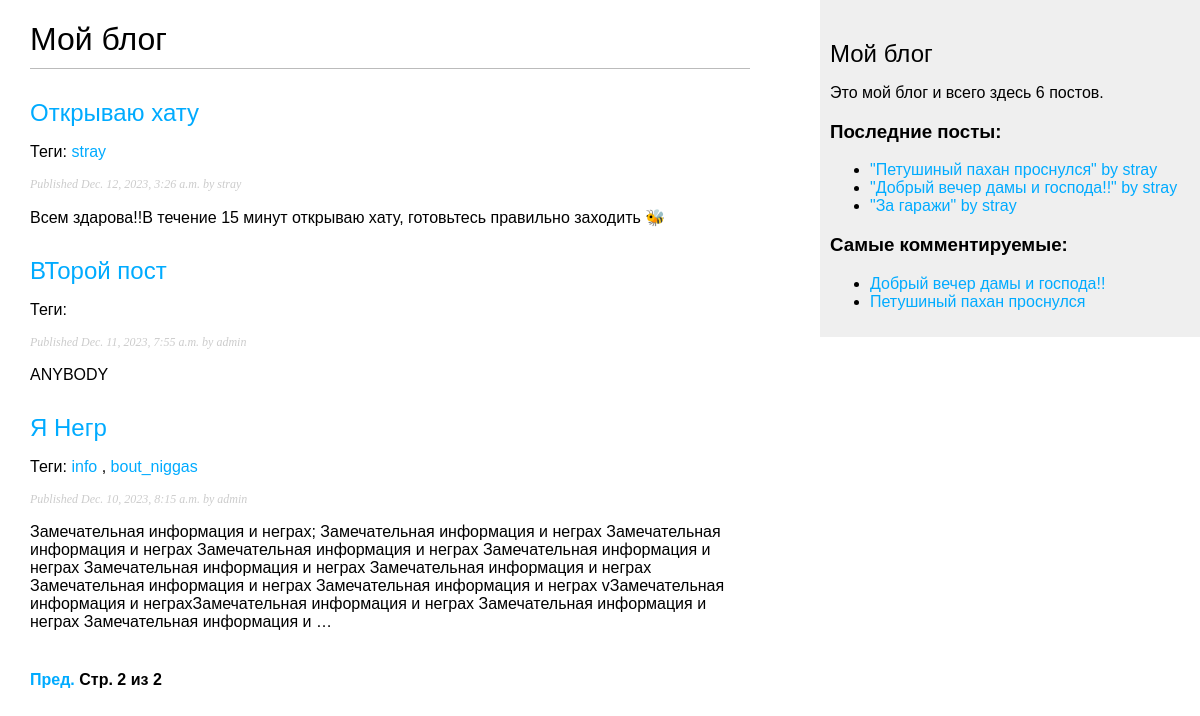
The page /blog/?page=2 on the database as committed earlier.
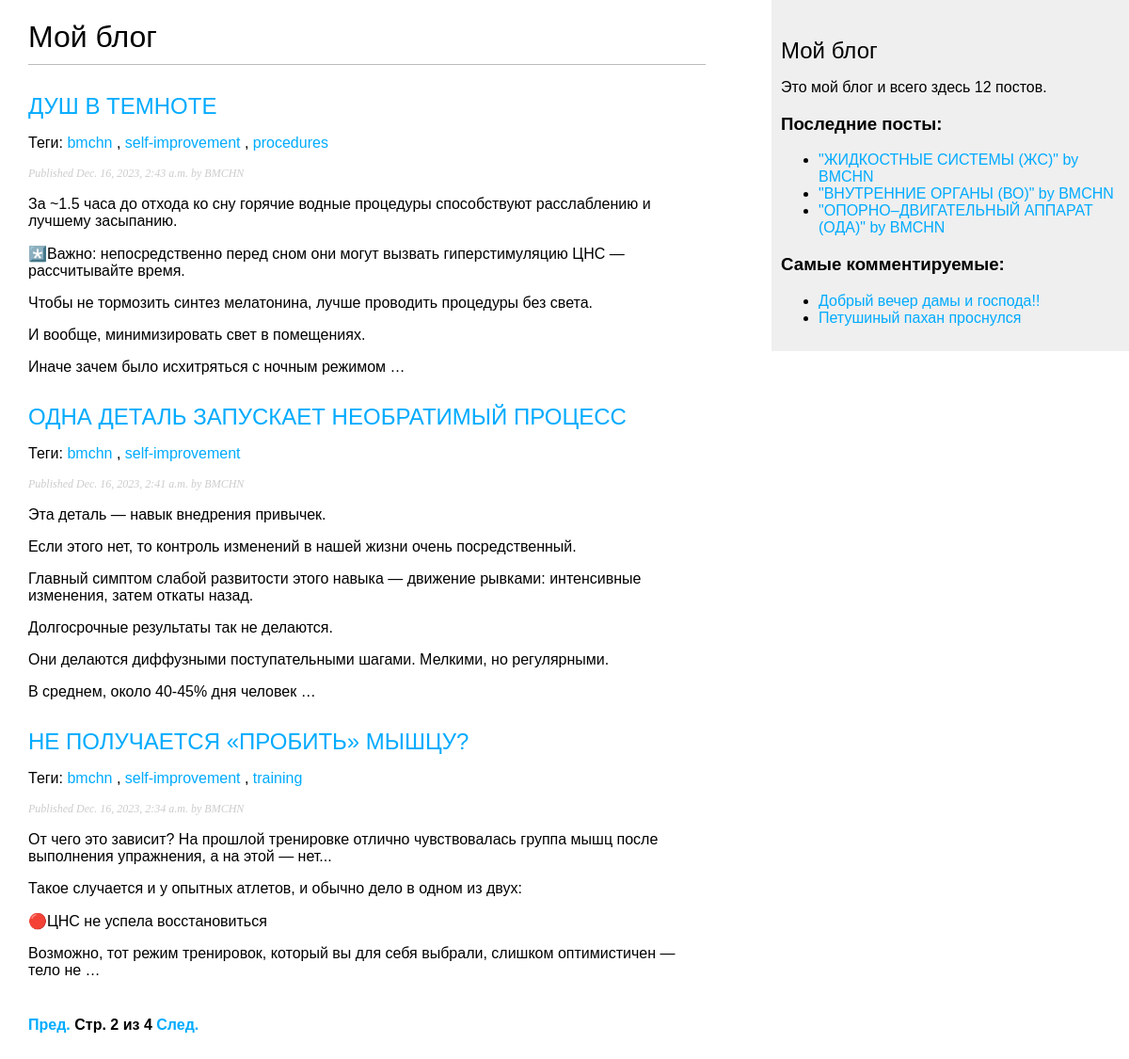
The same page on the database as committed later.
### blog/models.py (models this page shows, shortened)
class Post(models.Model):
    class Status(models.TextChoices):
        DRAFT = 'DF', 'Draft'  # Можно обращаться как Post.Status.choices(both)(like items)/labels(1)/values(DF, PB)
        PUBLISHED = 'PB', 'Published'  # короче эта хуйня это буквально словарь (словарь = key, value)
    title = models.CharField(max_length=250)
    slug = models.SlugField(max_length=250,
                            unique_for_date='publish')  # Сверяет уникальность по Дате
    author = models.ForeignKey(User,
                               on_delete=models.CASCADE,
                               related_name='blog_posts')
    body = models.TextField()
    publish = models.DateTimeField(default=timezone.now)
    created = models.DateTimeField(auto_now_add=True)
    updated = models.DateTimeField(auto_now=True)
    status = models.CharField(max_length=2,
                              choices=Status.choices,
                              default=Status.DRAFT)
    objects = models.Manager()
    published = PublishedManager()
    class Meta:
        ordering = ['-publish']  # сортирован по паблишу (время публикации поста), но в обратном порядке (-)
        indexes = [
            models.Index(fields=['-publish'])
        ]
    def get_absolute_url(self):
        return reverse('blog:post_detail', args=[self.publish.year, self.publish.month, self.publish.day, self.slug])
    tags = TaggableManager()

### blog/views.py (the view)
# urls.py: path('', views.post_list, name='post_list'),  # Не принимает аргументов и соотносится с представлением post_list
def post_list(request, tag_slug=None):
    post_list = Post.published.all()
    tag = None
    if tag_slug:
        tag = get_object_or_404(Tag, slug=tag_slug)  # Извлекается Тег с переданным tag_slug
        post_list = post_list.filter(tags__in=[tag])
    paginator = Paginator(post_list, 3)  # разбивает список постов на страницы, содержащие по 3 поста каждая
    page_number = request.GET.get('page', 1)  # запрошенный номер страницы, если такой нет, то по умолчанию 1-ая стр.
    try:
        posts = paginator.page(page_number)  # получаем объект страницы с постами для указанного номера страницы
    except PageNotAnInteger:
        posts = paginator.page(1)  # Если не целое число, выдаем первую страницу
    except EmptyPage:
        posts = paginator.page(paginator.num_pages)  # num_pages = число страниц -> будет как ласт страница
    return render(request,
                  'blog/post/list.html',
                  {'posts': posts,
                   'tag': tag})

### blog/models.py (called while the page is built)
    def get_queryset(self):
        return super().get_queryset().filter(status=Post.Status.PUBLISHED)

### blog/templatetags/blog_tags.py (called while the page is built)
@register.simple_tag  # регистрирует функцию как простой тег шаблона
def total_posts():
    return Post.published.count()

@register.inclusion_tag('blog/post/latest_posts.html')
def show_latest_posts(count=3):  # Последние count постов
    latest_posts = Post.published.order_by('-publish')[:count]
    return {'latest_posts': latest_posts}  # отправляем данную хуйнюшку на latest_posts.html, как в render`е

@register.simple_tag
def get_most_commented_posts(count=3):
    return Post.published.annotate(
        total_comments=Count('comments')
    ).exclude(total_comments=0).order_by('-total_comments')[:count]

@register.filter(name='markdown')
def markdown_format(text):  # Принимает text в формате markdown
    return mark_safe(markdown.markdown(text))  # С помощью markdown преобразует в HTML -> помечается безопасным файлом через mark_safe хуй знает нахуя

### blog/templates/blog/post/list.html (shortened to what this page needs)
{% extends "blog/base.html" %}
{% load blog_tags %}
{% block content %}
  <h1>Мой блог</h1>
  {% for post in posts %}
    <h2>
      <a href="{{ post.get_absolute_url }}">
        {{ post.title }}
      </a>
    </h2>
    <p class="tags">
      Теги:
      {% for tag in post.tags.all %}
        <a href="{% url 'blog:post_list_by_tag' tag.slug %}">
          {{ tag.name }}
        </a>
        {% if not forloop.last %}, {% endif %}
      {% endfor %}
    </p>
    <p class="date">
      Published {{ post.publish }} by {{ post.author }}
    </p>
    {{ post.body|markdown|truncatewords_html:50 }}
  {% endfor %}
  {% include "pagination.html" with page=posts %}
{% endblock %}

### blog/templates/blog/base.html (shortened to what this page needs)
{% load blog_tags %}
{% load static %}
<!DOCTYPE html>
<html>
<head>
  <link href="{% static 'css/blog.css' %}" rel="stylesheet">
</head>
<body>
  <div id="content">
    {% block content %}
    {% endblock %}
  </div>
  <div id="sidebar">
    <h2>Мой блог</h2>
    <p>Это мой блог и всего здесь {% total_posts %} постов.</p>
    <h3>Последние посты:</h3>
    {% show_latest_posts %}
    <h3>Самые комментируемые:</h3>
    {% get_most_commented_posts as most_commented_posts %}
    <ul>
      {% for post in most_commented_posts %}
        <li>
          <a href="{{ post.get_absolute_url }}">{{ post.title }}</a>
        </li>
      {% endfor %}
    </ul>
  </div>
</body>
</html>

### blog/templates/blog/post/latest_posts.html
<ul>
  {% for post in latest_posts %}
    <li>
      <a href="{{ post.get_absolute_url }}">
        "{{ post.title }}" by {{ post.author }}
      </a>
    </li>
  {% endfor %}
</ul>

Rows that differ between the two databases and show on the page:
no longer on this page (row unchanged): Post: title "Открываю хату", publish "Dec. 12, 2023, 3:26 a.m.", author "stray", body "Всем здарова!!В течение 15 минут открываю хату, готовьтесь правильно заходить 🐝", shown under "Мой блог"
no longer on this page (row unchanged): Tag: name "stray", shown under "Открываю хату"
no longer on this page (row unchanged): Post: title "ВТорой пост", publish "Dec. 11, 2023, 7:55 a.m.", author "admin", body "ANYBODY", shown under "Мой блог"
no longer on this page (row unchanged): Post: title "Я Негр", publish "Dec. 10, 2023, 8:15 a.m.", author "admin", body "Замечательная информация и неграх; Замечательная информация и неграх Замечательная информация и неграх Замечательная информация и неграх Замечательная информация и неграх Замечательная информация и неграх Замечательная информация и неграх Замечательная информация и неграх Замечательная информация и неграх vЗамечательная информация и неграхЗамечательная информация и неграх Замечательная информация и неграх Замечательная информация и …", shown under "Мой блог"
no longer on this page (row unchanged): Tag: name "info", shown under "Я Негр"
no longer on this page (row unchanged): Tag: name "bout_niggas", shown under "Я Негр"
no longer on this page (row unchanged): Post: title "За гаражи", author "stray", shown under "Последние посты:"
no longer on one of the page's lists (row unchanged): Post: title "Добрый вечер дамы и господа!!", author "stray"
no longer on one of the page's lists (row unchanged): Post: title "Петушиный пахан проснулся", author "stray"
added Post: title "ДУШ В ТЕМНОТЕ", publish "Dec. 16, 2023, 2:43 a.m.", author "BMCHN", body "За ~1.5 часа до отхода ко сну горячие водные процедуры способствуют расслаблению и лучшему засыпанию. *️⃣Важно: непосредственно перед сном они могут вызвать гиперстимуляцию ЦНС — рассчитывайте время. Чтобы не тормозить синтез мелатонина, лучше проводить процедуры без света. И вообще, минимизировать свет в помещениях. Иначе зачем было исхитряться с ночным режимом …", shown under "Мой блог"
added Tag: name "bmchn"
added Tag: name "self-improvement"
added Tag: name "procedures", shown under "ДУШ В ТЕМНОТЕ"
added Post: title "ОДНА ДЕТАЛЬ ЗАПУСКАЕТ НЕОБРАТИМЫЙ ПРОЦЕСС", publish "Dec. 16, 2023, 2:41 a.m.", author "BMCHN", body "Эта деталь — навык внедрения привычек. Если этого нет, то контроль изменений в нашей жизни очень посредственный. Главный симптом слабой развитости этого навыка — движение рывками: интенсивные изменения, затем откаты назад. Долгосрочные результаты так не делаются. Они делаются диффузными поступательными шагами. Мелкими, но регулярными. В среднем, около 40-45% дня человек …", shown under "Мой блог"
added Post: title "НЕ ПОЛУЧАЕТСЯ «ПРОБИТЬ» МЫШЦУ?", publish "Dec. 16, 2023, 2:34 a.m.", author "BMCHN", body "От чего это зависит? На прошлой тренировке отлично чувствовалась группа мышц после выполнения упражнения, а на этой — нет... Такое случается и у опытных атлетов, и обычно дело в одном из двух: 🔴ЦНС не успела восстановиться Возможно, тот режим тренировок, который вы для себя выбрали, слишком оптимистичен — тело не …", shown under "Мой блог"
added Tag: name "training", shown under "НЕ ПОЛУЧАЕТСЯ «ПРОБИТЬ» МЫШЦУ?"
added Post: title "ЖИДКОСТНЫЕ СИСТЕМЫ (ЖС)", author "BMCHN", shown under "Последние посты:"
added Post: title "ВНУТРЕННИЕ ОРГАНЫ (ВО)", author "BMCHN", shown under "Последние посты:"
added Post: title "ОПОРНО–ДВИГАТЕЛЬНЫЙ АППАРАТ (ОДА)", author "BMCHN", shown under "Последние посты:"
Other text that changed with them:
{{ page.paginator.num_pages }}: "2" → "4"
text no longer shown: "6"
text now shown: "След. 12"
